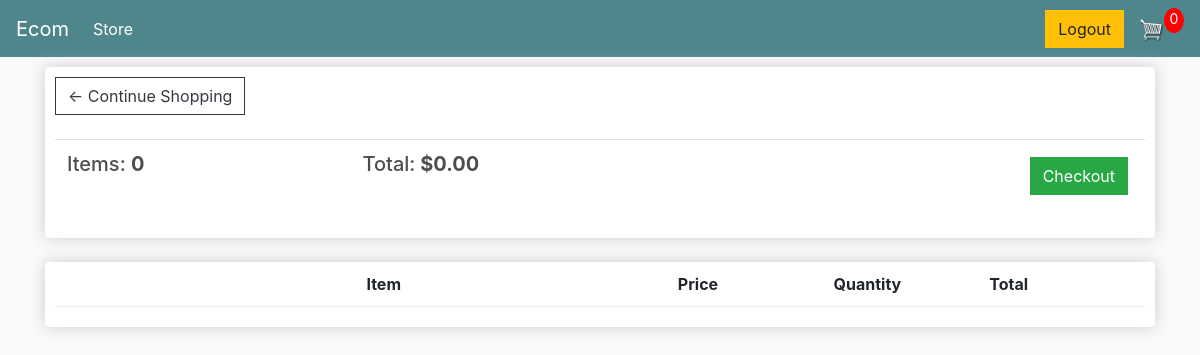
Before: /cart/ (signed in) with the older database file.
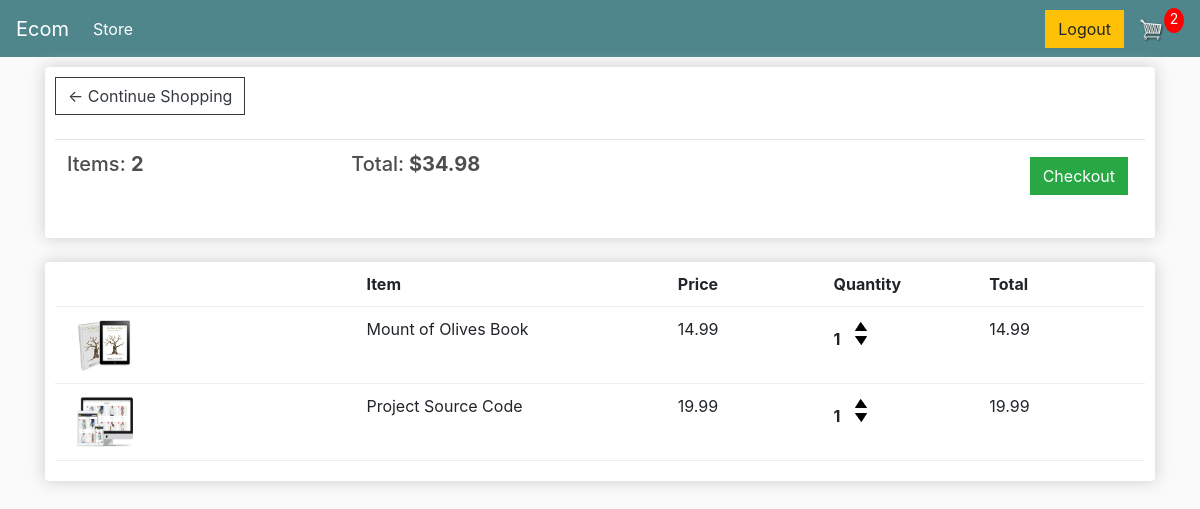
After: the same page with the newer database file.
### store/models.py (models this page shows, shortened)
class OrderItem(models.Model):
    product = models.ForeignKey(
        Product, on_delete=models.CASCADE)
    order = models.ForeignKey(
        Order, on_delete=models.SET_NULL, null=True)
    quantity = models.IntegerField(default=0)
    date_added = models.DateTimeField(auto_now_add=True)
    @property
    def get_total(self):
        return self.product.price * self.quantity

class Product(models.Model):
    name = models.CharField(max_length=200, null=True)
    price = models.FloatField()
    digital = models.BooleanField(default=False, null=True)
    image = models.ImageField(blank=True)
    @property
    def imageURL(self):
        url = self.image.url
        if url is None:
            url = ''
        return url

### store/views.py (the view)
# urls.py: path('cart/', views.Cart.as_view(), name='cart'),
class Cart(TemplateView):
    template_name = 'store/cart.html'
    def get_context_data(self, **kwargs):
        context = super().get_context_data(**kwargs)
        customer = self.request.user
        order, created = Order.objects.get_or_create(
            customer=customer, compleated=False)
        order_items = order.orderitem_set.all()
        context['num_items'] = order.get_cart_items
        context['items'] = order_items
        context['total'] = order.get_cart_total
        return context

### store/models.py (called while the page is built)
    def __str__(self):
        return self.email

    @property
    def get_cart_total(self):
        order_items = self.orderitem_set.all()
        total = sum([item.get_total for item in order_items])
        return total

    @property
    def get_cart_items(self):
        order_items = self.orderitem_set.all()
        total = sum([item.quantity for item in order_items])
        return total

### store/templates/store/cart.html
{% extends 'store/main.html' %}
{% load static %}
{% block content %}
	<div class="row">
		<div class="col-lg-12">
			<div class="box-element">
				<a  class="btn btn-outline-dark" href="{% url 'store' %}">&#x2190; Continue Shopping</a>
				<br>
                <br>
				<table class="table">
					<tr>
						<th><h5>Items: <strong>{{num_items}}</strong></h5></th>
						<th><h5>Total:<strong> ${{total |floatformat:2}}</strong></h5></th>
						<th>
							<a  style="float:right; margin:5px;" class="btn btn-success" href="{% url 'checkout' %}">Checkout</a>
						</th>
					</tr>
                </table>
			</div>
			<br>
			<div class="box-element">
				<div class="cart-row">
					<div style="flex:2"></div>
					<div style="flex:2"><strong>Item</strong></div>
					<div style="flex:1"><strong>Price</strong></div>
					<div style="flex:1"><strong>Quantity</strong></div>
					<div style="flex:1"><strong>Total</strong></div>
				</div>
				{% for item in items %}
				<div class="cart-row">
					<div style="flex:2"><img class="row-image" src={{item.product.imageURL}}></div>
					<div style="flex:2"><p>{{item.product.name}}</p></div>
					<div style="flex:1"><p>{{item.product.price}}</p></div>
					<div style="flex:1">
						<p id = "{{item.id}}" class="quantity">{{item.quantity}}</p>
						<div class="quantity">
							<img data-product="{{item.product.id}}" data-order="{{item.order_id}}" data-item="{{item.id}}" data-action="add" class="chg-quantity update-cart" src="{% static  'images/arrow-up.png' %}">
							<img data-product="{{item.product.id}}" data-order="{{item.order_id}}" data-item="{{item.id}}" data-action="remove" class="chg-quantity update-cart" src="{% static  'images/arrow-down.png' %}">
						</div>
					</div>
					<div style="flex:1"><p>{{item.get_total |floatformat:2}}</p></div>
                </div>
                {% endfor %}
			</div>
		</div>
	</div>
{% endblock content %}

### store/templates/store/main.html (shortened to what this page needs)
<!DOCTYPE html>
{%load static%}
<html>
  <head>
    <link
      rel="stylesheet"
      href="https://stackpath.bootstrapcdn.com/bootstrap/4.4.1/css/bootstrap.min.css"
    />
    <link rel="stylesheet" type="text/css" href="{% static '/css/main.css'%}" />
  </head>
  <body>
    <nav class="navbar navbar-expand-lg navbar-dark bg-dark">
      <a class="navbar-brand" href="{% url 'store'%}">Ecom</a>
      <div class="collapse navbar-collapse" id="navbarSupportedContent">
        <ul class="navbar-nav mr-auto">
          <li class="nav-item active">
            <a class="nav-link" href="{% url 'store'%}"
              >Store <span class="sr-only">(current)</span></a
            >
          </li>
        </ul>
        <div id="ess" class="form-inline my-2 my-lg-0">
          {% if user.is_authenticated %}
          <a href="{%url 'logout_' %}" class="btn btn-warning">Logout</a>
          <a href="{% url 'cart' %}">
            <img id="cart-icon" src="{% static 'images/cart.png' %}" />
          </a>
          <p id="cart-total">{{num_items}}</p>
          {% else %}
            <a href="{%url 'login' %}" class="btn btn-warning">LogIn</a>
          {%endif%}
        </div>
      </div>
    </nav>
    <div class="container">{% block content%} {% endblock %}</div>
  </body>
</html>

### store/static/css/main.css (style rules this page uses)
body { background-color: hsl(0, 0%, 98%); }
h1, h2, h3, h4, h5, h6 { color: hsl(0, 0%, 30%); }
.box-element { box-shadow: hsl(0, 0%, 80%) 0 0 16px; background-color: #fff; border-radius: 4px; padding: 10px; }
.bg-dark { background-color: #4f868c !important; }
#cart-icon { width: 25px; display: inline-block; margin-left: 15px; }
#cart-total { display: block; text-align: center; color: #fff; background-color: red; width: 20px; height: 25px; border-radius: 50%; font-size: 14px; }
.col-lg-4, .col-lg-6, .col-lg-8, .col-lg-12 { margin-top: 10px; }
.btn { border-radius: 0; }
.row-image { width: 100px; }
.cart-row { display: flex; align-items: flex-stretch; padding-bottom: 10px; margin-bottom: 10px; border-bottom: 1px solid #ececec; }
.quantity { display: inline-block; font-weight: 700; padding-right: 10px; }
.chg-quantity { width: 12px; cursor: pointer; display: block; margin-top: 5px; transition: 0.1s; }

Changed rows visible on the page:
added OrderItem: product.imageURL (picture), product.name "Mount of Olives Book", product.price "14.99", quantity "1", get_total "14.99"
added OrderItem: product.imageURL (picture), product.name "Project Source Code", product.price "19.99", quantity "1", get_total "19.99"
Other visible differences:
{{ num_items }}: "0" → "2"
{{ total |floatformat:2 }}: "0.00" → "34.98"
